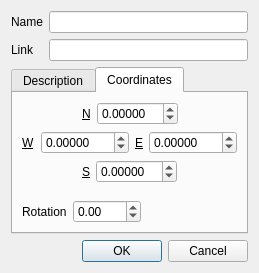
<?xml version="1.0" encoding="UTF-8"?>
<ui version="4.0">
 <class>UiEditGroundOverlayDialog</class>
 <widget class="QDialog" name="UiEditGroundOverlayDialog">
  <property name="geometry">
   <rect>
    <x>0</x>
    <y>0</y>
    <width>259</width>
    <height>273</height>
   </rect>
  </property>
  <property name="windowTitle">
   <string>Dialog</string>
  </property>
  <layout class="QVBoxLayout" name="verticalLayout">
   <item>
    <layout class="QFormLayout" name="formLayout">
     <property name="fieldGrowthPolicy">
      <enum>QFormLayout::ExpandingFieldsGrow</enum>
     </property>
     <item row="0" column="0">
      <widget class="QLabel" name="name_lbl">
       <property name="text">
        <string>Name</string>
       </property>
       <property name="buddy">
        <cstring>m_name</cstring>
       </property>
      </widget>
     </item>
     <item row="0" column="1">
      <widget class="QLineEdit" name="m_name"/>
     </item>
     <item row="1" column="0">
      <widget class="QLabel" name="link_lbl">
       <property name="text">
        <string>Link</string>
       </property>
      </widget>
     </item>
     <item row="1" column="1">
      <widget class="QLineEdit" name="m_link"/>
     </item>
    </layout>
   </item>
   <item>
    <widget class="QTabWidget" name="tabWidget">
     <property name="currentIndex">
      <number>1</number>
     </property>
     <widget class="QWidget" name="m_descriptionTab">
      <attribute name="title">
       <string>Description</string>
      </attribute>
      <layout class="QVBoxLayout" name="verticalLayout_4">
       <item>
        <widget class="QTextEdit" name="m_description"/>
       </item>
      </layout>
     </widget>
     <widget class="QWidget" name="tab_2">
      <attribute name="title">
       <string>Coordinates</string>
      </attribute>
      <layout class="QHBoxLayout" name="horizontalLayout_7">
       <item>
        <layout class="QVBoxLayout" name="verticalLayout_3">
         <item>
          <layout class="QHBoxLayout" name="horizontalLayout">
           <item>
            <spacer name="horizontalSpacer_2">
             <property name="orientation">
              <enum>Qt::Horizontal</enum>
             </property>
             <property name="sizeHint" stdset="0">
              <size>
               <width>40</width>
               <height>20</height>
              </size>
             </property>
            </spacer>
           </item>
           <item>
            <widget class="QLabel" name="m_northLabel">
             <property name="font">
              <font>
               <underline>true</underline>
              </font>
             </property>
             <property name="text">
              <string>N</string>
             </property>
            </widget>
           </item>
           <item>
            <widget class="QDoubleSpinBox" name="m_north">
             <property name="decimals">
              <number>5</number>
             </property>
             <property name="minimum">
              <double>-90.000000000000000</double>
             </property>
             <property name="maximum">
              <double>90.000000000000000</double>
             </property>
            </widget>
           </item>
           <item>
            <spacer name="horizontalSpacer_3">
             <property name="orientation">
              <enum>Qt::Horizontal</enum>
             </property>
             <property name="sizeHint" stdset="0">
              <size>
               <width>40</width>
               <height>20</height>
              </size>
             </property>
            </spacer>
           </item>
          </layout>
         </item>
         <item>
          <layout class="QHBoxLayout" name="horizontalLayout_2">
           <item>
            <layout class="QHBoxLayout" name="horizontalLayout_4">
             <item>
              <widget class="QLabel" name="m_westLabel">
               <property name="font">
                <font>
                 <underline>true</underline>
                </font>
               </property>
               <property name="text">
                <string>W</string>
               </property>
              </widget>
             </item>
             <item>
              <widget class="QDoubleSpinBox" name="m_west">
               <property name="decimals">
                <number>5</number>
               </property>
               <property name="minimum">
                <double>-180.000000000000000</double>
               </property>
               <property name="maximum">
                <double>180.000000000000000</double>
               </property>
              </widget>
             </item>
            </layout>
           </item>
           <item>
            <spacer name="horizontalSpacer">
             <property name="orientation">
              <enum>Qt::Horizontal</enum>
             </property>
             <property name="sizeHint" stdset="0">
              <size>
               <width>40</width>
               <height>20</height>
              </size>
             </property>
            </spacer>
           </item>
           <item>
            <layout class="QHBoxLayout" name="horizontalLayout_3">
             <item>
              <widget class="QLabel" name="m_eastLabel">
               <property name="font">
                <font>
                 <underline>true</underline>
                </font>
               </property>
               <property name="text">
                <string>E</string>
               </property>
              </widget>
             </item>
             <item>
              <widget class="QDoubleSpinBox" name="m_east">
               <property name="decimals">
                <number>5</number>
               </property>
               <property name="minimum">
                <double>-180.000000000000000</double>
               </property>
               <property name="maximum">
                <double>180.000000000000000</double>
               </property>
              </widget>
             </item>
            </layout>
           </item>
          </layout>
         </item>
         <item>
          <layout class="QHBoxLayout" name="horizontalLayout_5">
           <item>
            <spacer name="horizontalSpacer_4">
             <property name="orientation">
              <enum>Qt::Horizontal</enum>
             </property>
             <property name="sizeHint" stdset="0">
              <size>
               <width>40</width>
               <height>20</height>
              </size>
             </property>
            </spacer>
           </item>
           <item>
            <widget class="QLabel" name="m_southLabel">
             <property name="font">
              <font>
               <underline>true</underline>
               <kerning>false</kerning>
              </font>
             </property>
             <property name="text">
              <string>S</string>
             </property>
            </widget>
           </item>
           <item>
            <widget class="QDoubleSpinBox" name="m_south">
             <property name="decimals">
              <number>5</number>
             </property>
             <property name="minimum">
              <double>-90.000000000000000</double>
             </property>
             <property name="maximum">
              <double>90.000000000000000</double>
             </property>
            </widget>
           </item>
           <item>
            <spacer name="horizontalSpacer_5">
             <property name="orientation">
              <enum>Qt::Horizontal</enum>
             </property>
             <property name="sizeHint" stdset="0">
              <size>
               <width>40</width>
               <height>20</height>
              </size>
             </property>
            </spacer>
           </item>
          </layout>
         </item>
         <item>
          <spacer name="verticalSpacer">
           <property name="orientation">
            <enum>Qt::Vertical</enum>
           </property>
           <property name="sizeHint" stdset="0">
            <size>
             <width>20</width>
             <height>40</height>
            </size>
           </property>
          </spacer>
         </item>
         <item>
          <layout class="QHBoxLayout" name="horizontalLayout_6">
           <item>
            <widget class="QLabel" name="m_rotationLabel">
             <property name="text">
              <string>Rotation</string>
             </property>
            </widget>
           </item>
           <item>
            <widget class="QDoubleSpinBox" name="m_rotation">
             <property name="decimals">
              <number>2</number>
             </property>
             <property name="minimum">
              <double>-360.000000000000000</double>
             </property>
             <property name="maximum">
              <double>360.000000000000000</double>
             </property>
            </widget>
           </item>
           <item>
            <spacer name="horizontalSpacer_6">
             <property name="orientation">
              <enum>Qt::Horizontal</enum>
             </property>
             <property name="sizeHint" stdset="0">
              <size>
               <width>40</width>
               <height>20</height>
              </size>
             </property>
            </spacer>
           </item>
          </layout>
         </item>
        </layout>
       </item>
      </layout>
      <zorder></zorder>
     </widget>
    </widget>
   </item>
   <item>
    <widget class="QDialogButtonBox" name="buttonBox">
     <property name="orientation">
      <enum>Qt::Horizontal</enum>
     </property>
     <property name="standardButtons">
      <set>QDialogButtonBox::Cancel|QDialogButtonBox::Ok</set>
     </property>
    </widget>
   </item>
  </layout>
 </widget>
 <resources/>
 <connections>
  <connection>
   <sender>buttonBox</sender>
   <signal>accepted()</signal>
   <receiver>UiEditGroundOverlayDialog</receiver>
   <slot>accept()</slot>
   <hints>
    <hint type="sourcelabel">
     <x>240</x>
     <y>268</y>
    </hint>
    <hint type="destinationlabel">
     <x>157</x>
     <y>253</y>
    </hint>
   </hints>
  </connection>
  <connection>
   <sender>buttonBox</sender>
   <signal>rejected()</signal>
   <receiver>UiEditGroundOverlayDialog</receiver>
   <slot>reject()</slot>
   <hints>
    <hint type="sourcelabel">
     <x>240</x>
     <y>268</y>
    </hint>
    <hint type="destinationlabel">
     <x>244</x>
     <y>253</y>
    </hint>
   </hints>
  </connection>
 </connections>
</ui>
